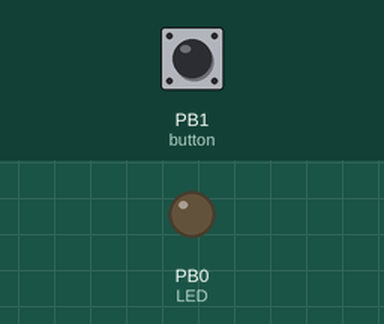
Simulated run of this program. Board: ATtiny25, built with avr-gcc and emulated at 8 MHz. Shown: output pins drawn as LEDs (lit = HIGH). Dashed ring = blinking. Inputs (shaded band) come from the test bench; at power-on: PB1 (button) HIGH.

Above: at 1.2 s.
1.3 s: PB1 (button) pulled LOW for 3.2 s
At 5.6 s:
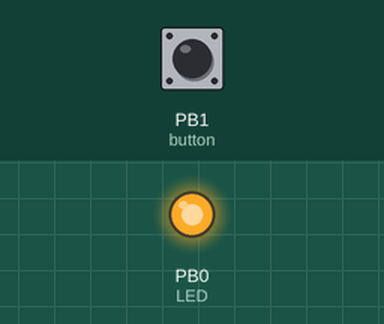
6.0 s: PB1 (button) pulled LOW for 0.15 s
At 6.8 s:
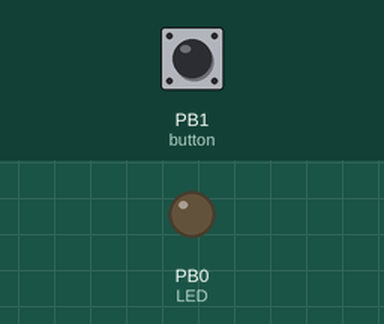
7.7 s: PB1 (button) pulled LOW for 3.2 s
At 9.1 s:
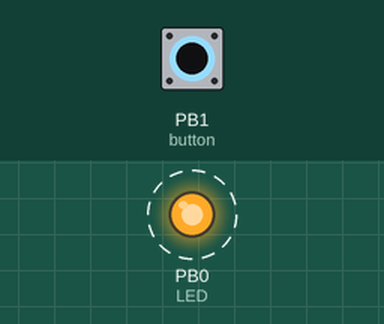
12.4 s: PB1 (button) pulled LOW for 1 s
At 14.1 s:
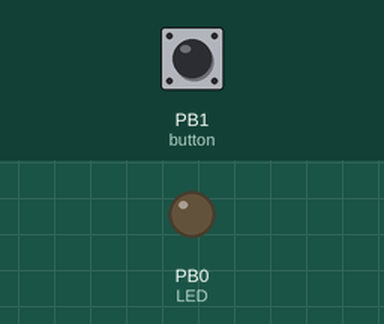
Timing chart, 0 to 15.6 s (numbered marks = the images above; inputs shaded):
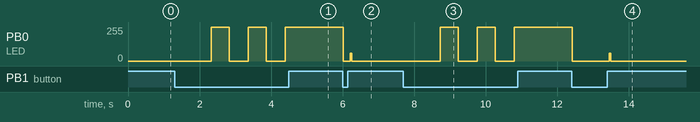

Measured:
- after the input at 1.3 s, PB0 (LED): alternates 255/255 for 0.50 s and 0/255 for 0.53 s, 5 changes in all, then stays 255/255, starting after 1.0 s
- after the input at 6.0 s, PB0 (LED): 255/255 → 0/255 at once
- after the input at 7.7 s, PB0 (LED): alternates 255/255 for 0.50 s and 0/255 for 0.53 s, 5 changes in all, then stays 255/255, starting after 1.0 s
- after the input at 12.4 s, PB0 (LED): 255/255 → 0/255 at once

The program:

main.c
```c
#include <avr/io.h>
#include <avr/interrupt.h>
#include <avr/sleep.h>
#include <util/delay.h>
#include <string.h>
#include <avr/sfr_defs.h>

/*khz*/
#define FREQ 38
#define EXPOSURE_DELAY 6000  //time to wait between EndExposure and BeginExposure

#define TRUE 1
#define FALSE 0

#define DEBOUNCE_MS 20

#define LED_ON PORTB |= _BV(PB0);
#define LED_OFF PORTB &= ~_BV(PB0);

/* variables that can be changed by interrupts */
volatile uint32_t msec_time = 0; //can store 1193.0464708333 hours
volatile uint16_t button_press_ms = 0; //number of ms button was held down
volatile uint8_t flags = 0;
volatile uint8_t squential_presses = 0; //number of sequential presses

/* variables only changed by main loop */
uint32_t exposure_ms = 1000;
uint32_t shutter_event_time = 0; //timestamp of next shutter event

void (*DoShutterEvent)() = NULL;

enum ButtonState
{
	BUTTON_UP = 0,
	BUTTON_DOWN,
	BUTTON_RELEASED,
	BUTTON_UPDATE //indicates that interrupt has read the button and set the flags
};

enum OperationMode
{
	MODE_BULB = 0,
	MODE_DELAY
};

uint8_t mode = MODE_BULB;

//Interrupt set to execute every 1ms
ISR(TIMER0_COMPA_vect)
{
	static uint32_t last_release_time = 0;
	static uint16_t stateDuration_ms = 0; //time in the current state
	static uint8_t buttonState = BUTTON_UP; //track button state

	++msec_time;

	//read button state
	if ((PINB & _BV(PB1))==0) //button down, pin pulled low
	{
		if (buttonState == BUTTON_UP)
		{
			//state changed, reset time
			stateDuration_ms = 0;
		}

		buttonState = BUTTON_DOWN;
	}
	else //button up
	{
		if (buttonState == BUTTON_DOWN)
		{
			stateDuration_ms = 0; //state changed, reset time
		}

		buttonState = BUTTON_UP;
	}

	//increment but don't overflow
	if (stateDuration_ms < 65000) //65 seconds max
	{
		++stateDuration_ms;
	}

	//debounce, consider state only after some time has passed
	if (stateDuration_ms >= DEBOUNCE_MS)
	{
		flags |= _BV(BUTTON_UPDATE); //signal button has been read

		if (buttonState == BUTTON_DOWN)
		{
			//this code needs to update every tick the button is down
			//because button_press_ms needs to be updated each time
			button_press_ms = stateDuration_ms;
			flags |= _BV(BUTTON_DOWN); //set button down
		}
		else if (buttonState == BUTTON_UP)
		{
			flags &= ~_BV(BUTTON_DOWN); //clear button down

			//this code must only run the one tick the button is released
			if (stateDuration_ms == DEBOUNCE_MS)
			{
				const uint32_t delta = msec_time - last_release_time;
				last_release_time = msec_time;
				flags |= _BV(BUTTON_RELEASED); //signal button released

				if (delta < 1000) //fast press
				{
					++squential_presses;
//					LED_ON;
				}
				else
				{
					squential_presses = 1;
//					LED_OFF;
				}
			}
		}
	}
}

static void setup_clock()
{
	CLKPR = 0x80;	/*Setup CLKPCE to be receptive*/
//	CLKPR = _BV(CLKPS0); /* 1/2 clock speed, 8mhz */
	CLKPR = 0x00; //no divisor, 8mhz attiny25

	OSCCAL=0x5B; //set ocillator calibration
}

static void setup_timers()
{
	TCCR0A = _BV(WGM01);
	TCCR0B = _BV(CS01) | _BV(CS00); /* x/64 */
	OCR0A = 125; /* 1ms */
	TIMSK = _BV(OCIE0A);
}
/*
void ReportCalibration()
{
	sendhex2(OSCCAL);
	sendchr('\n');
}
*/
static void SetupPins()
{
//	DDRB = _BV(PB0); //set pin as output (LED)
	DDRB = _BV(DDB0); //set pin as output (LED)
//	PORTB = 0;

	//DDRB is 0 (input), button input
	PORTB = _BV(PB1); //set pullup resistor for input pin
}

uint32_t AtomicRead32(volatile uint32_t* x)
{
	uint32_t a;
	cli();
	a = *x;
	sei();
	return a;
}

uint16_t AtomicRead16(volatile uint16_t* x)
{
	uint16_t a;
	cli();
	a = *x;
	sei();
	return a;
}

uint8_t AtomicRead8(volatile uint8_t* x)
{
	uint8_t a;
	cli();
	a = *x;
	sei();
	return a;
}

void high(uint16_t msec) {
	const double pause = (1000/FREQ/2);
	uint32_t t = msec;
	t+= AtomicRead32(&msec_time);

	while(AtomicRead32(&msec_time) < t)
	{
		LED_ON;
		_delay_us(pause);
		LED_OFF;
		_delay_us(pause);
	}
}

void shutterNow()
{
	uint8_t i;

	//disable interrupts while signaling shutter
	cli();

	high(13);
	_delay_ms(3);
	for (i=0;i<7;i++) {
		high(1);
		_delay_ms(1);
	};

	sei();
}

void TryShutterEvent()
{
	uint32_t t = AtomicRead32(&msec_time);
	if (shutter_event_time < t) DoShutterEvent();
}

void EndExposure();

void BeginExposure()
{
	shutterNow();

	uint32_t exposeTime = exposure_ms;

	if (mode == MODE_BULB)
	{
		exposeTime /= 1000; //to seconds
		//exposeTime *= 60000; //to minutes
		exposeTime *= 10000; //multiple of 10 seconds

		shutter_event_time = AtomicRead32(&msec_time) + exposeTime;
		DoShutterEvent = EndExposure;
	}
	else if (mode == MODE_DELAY)
	{
		exposeTime /= 1000; //to seconds
		exposeTime *= 1000; //back to ms (whole seconds)

		//MODE_DELAY takes a photo every exposure_ms.
		shutter_event_time = AtomicRead32(&msec_time) + exposeTime;
		DoShutterEvent = BeginExposure;
	}
}

void EndExposure()
{
	shutterNow();
	shutter_event_time = AtomicRead32(&msec_time) + EXPOSURE_DELAY;
	DoShutterEvent = BeginExposure;
}

typedef struct
{
	uint16_t press_ms;
	uint8_t squential_presses;
	uint8_t flags;
} buttonState;

//Read button state into struct, avoid race conditions
void readButtonState(buttonState* state)
{
	//read all the state info we need and reset while blocking interrupts...
	//avoid race condition
	cli();

	state->press_ms = button_press_ms;
	state->squential_presses = squential_presses;
	state->flags = flags;

	//clear button update notifications
	flags &= ~_BV(BUTTON_UPDATE);
	flags &= ~_BV(BUTTON_RELEASED);

	sei();
}

void ButtonFeedback(buttonState* state)
{
	uint16_t bt = state->press_ms;

	/* illuminate for first half of each elasped second */
	if ((bt>1000) & ((bt&1023)<500))
	{
		LED_ON;
	}
	else
	{
		LED_OFF;
	}
}

void FlashLED(uint8_t x)
{
	for (uint8_t i = 0; i < x; i++)
	{
		LED_ON;
		_delay_ms(100);
		LED_OFF;
		_delay_ms(100);
	}
}

//Called after button has been released
void ProcessButton(buttonState* state)
{
	uint16_t timeDown = state->press_ms;
	uint8_t pressCount = state->squential_presses;

	if (timeDown == 0) return;

	/* Less than 1 second button press starts/restarts exposure sequence, anything longers sets the exposure time.
	Every second of depressed time maps to one minute of exposure time.
	After the exposure time is set, the button must be pressed once for less than a second to start the exposure process. */
	if (pressCount == 1)
	{
		if (timeDown < 1000)
		{
			BeginExposure();
		}
		else
		{
			exposure_ms = timeDown;
			DoShutterEvent = NULL;
		}
	}
	else if (pressCount == 2)
	{
		//put into bulb mode
		mode = MODE_BULB;
		FlashLED(2);
	}
	else if (pressCount == 3)
	{
		//put into delay mode
		mode = MODE_DELAY;
		FlashLED(3);
	}
}

int main( void )
{
	buttonState state;

	cli();

	SetupPins();

	setup_clock();
	setup_timers();

//	setup_spi();
	sei();

	while(1)
	{
//		ReportCalibration();
		if (DoShutterEvent != NULL) TryShutterEvent();

		readButtonState(&state);

		if ((state.flags & _BV(BUTTON_UPDATE))>0) //button state has been updated
		{
			if ((state.flags & _BV(BUTTON_DOWN))>0) ButtonFeedback(&state);
			if ((state.flags & _BV(BUTTON_RELEASED))>0) ProcessButton(&state); //BUTTON_RELEASED set when button changes from down to up
		}
	}

	return 0;
}

/*

Copyright (c) 2014 Joshua Allen

Permission is hereby granted, free of charge, to any person obtaining a copy of
this software and associated documentation files (the "Software"), to deal in
the Software without restriction, including without limitation the rights to
use, copy, modify, merge, publish, distribute, sublicense, and/or sell copies
of the Software, and to permit persons to whom the Software is furnished to do
so, subject to the following conditions:

The above copyright notice and this permission notice shall be included in all
copies or substantial portions of the Software.

THE SOFTWARE IS PROVIDED "AS IS", WITHOUT WARRANTY OF ANY KIND, EXPRESS OR
IMPLIED, INCLUDING BUT NOT LIMITED TO THE WARRANTIES OF MERCHANTABILITY,
FITNESS FOR A PARTICULAR PURPOSE AND NONINFRINGEMENT. IN NO EVENT SHALL THE
AUTHORS OR COPYRIGHT HOLDERS BE LIABLE FOR ANY CLAIM, DAMAGES OR OTHER
LIABILITY, WHETHER IN AN ACTION OF CONTRACT, TORT OR OTHERWISE, ARISING FROM,
OUT OF OR IN CONNECTION WITH THE SOFTWARE OR THE USE OR OTHER DEALINGS IN THE
SOFTWARE.

*/
```

avr_print.c
```c
// (licence header left out)
#include <avr/io.h>
#include <avr/interrupt.h>
#include <avr/sleep.h>
#include <util/delay.h>
#include <stdio.h>


#if	defined (__AVR_ATtiny2313__) || defined (__AVR_ATtiny2313A__)
#define SPI_DDR_SET {DDRB&=0x1F;DDRB|=0x40;}
#define SPI_TINY
#define SPI_USI

#elif	defined (__AVR_ATtiny261__) || defined (__AVR_ATtiny261A__)
#define SPI_DDR_SET {DDRA&=0xFA;DDRA|=0x02;}
#define SPI_TINY

#elif	defined (__AVR_ATtiny25__)
#define SPI_DDR_SET {DDRB&=0xFA;DDRB|=0x02;}
#define SPI_TINY
#define SPI_USI

#elif	defined (__AVR_ATtiny44__) || defined (__AVR_ATtiny44A__) || \
	defined (__AVR_ATtiny24__) || defined (__AVR_ATtiny24A__) || \
	defined (__AVR_ATtiny84__) || defined (__AVR_ATtiny84A__)
#define SPI_DDR_SET {DDRA&=0xAF;DDRA|=0x20;}
#define SPI_TINY
#define SPI_USI

#elif	defined (__AVR_ATmega32U2__) || defined( __AVR_ATmega8U2__ )
#define SPI_MEGA
#define SPI_DDR_SET { DDRB |= _BV(3); DDRB &= ~(_BV(0)|_BV(1)|_BV(2)); }


#elif   defined (__AVR_ATmega168__)
#define SPI_DDR_SET {DDRB&=0xD3;DDRB|=0x10;}
#define SPI_MEGA

#else
#error UNDEFINED PIN ASSIGNMENTS

#endif

//OPTIONAL!!!
//#ifdef SPI_TINY
//#define USE_SPI_INTERRUPT
//#endif


#ifdef USE_SPI_INTERRUPT

volatile unsigned char ThisCharToSend = 0;
volatile unsigned char BackChar = 0;
#ifdef SPI_MEGA
ISR( SPI_STC_vect )
{
	BackChar = SPDR;
	SPDR = ThisCharToSend;
	ThisCharToSend = 0;
}
#elif defined( SPI_TINY )
ISR( USI_OVF_vect )
{
	USIBR = ThisCharToSend;
	ThisCharToSend = 0;
	USISR |= (1<<USIOIF);
}
#else
#error NO_SPI_VECT_DEFINED
#endif

#endif

void sendchr( char c )
{
#ifdef USE_SPI_INTERRUPT
	ThisCharToSend = c;
	while( ThisCharToSend );
#else

#ifdef SPI_USI
	while(!(USISR & (1<<USIOIF)));
	USIDR = c;
	USISR = (1<<USIOIF);
#else
	SPDR = c;
	while(!(SPSR & (1<<SPIF)));
#endif

#endif
}

#define sendstr( s ) { unsigned char rcnt; \
	for( rcnt = 0; s[rcnt] != 0; rcnt++ ) \
		sendchr( s[rcnt] ); }

void sendhex1( unsigned char i )
{
	sendchr( (i<10)?(i+'0'):(i+'A'-10) );
}
void sendhex2( unsigned char i )
{
	sendhex1( i>>4 );
	sendhex1( i&0x0f );
}
void sendhex4( unsigned int i )
{
	sendhex2( i>>8 );
	sendhex2( i&0xFF);
}
void sendhex8(void* x)
{
	uint16_t* v = (uint16_t*)x;
	sendhex4(v[1]);
	sendhex4(v[0]);
}


static void SPIPutCharInternal(char c, FILE *stream)
{
	sendchr( c );
}

static FILE mystdout = FDEV_SETUP_STREAM( SPIPutCharInternal, NULL, _FDEV_SETUP_WRITE );


void setup_spi( void )
{
	SPI_DDR_SET;

#ifdef SPI_TINY
	USICR = (1<<USIWM0) | (1<<USICS1)
#ifdef USE_SPI_INTERRUPT
	 | (1<<USIOIE);
#else
	;
#endif

#elif defined( SPI_MEGA )

#ifdef USE_SPI_INTERRUPT
	SPCR = _BV(SPE) | _BV(SPIE);
#else
	SPCR = _BV(SPE);
#endif

#else
#error NO_SPI_VECT_DEFINED
#endif
	stdout = &mystdout;
}
```
